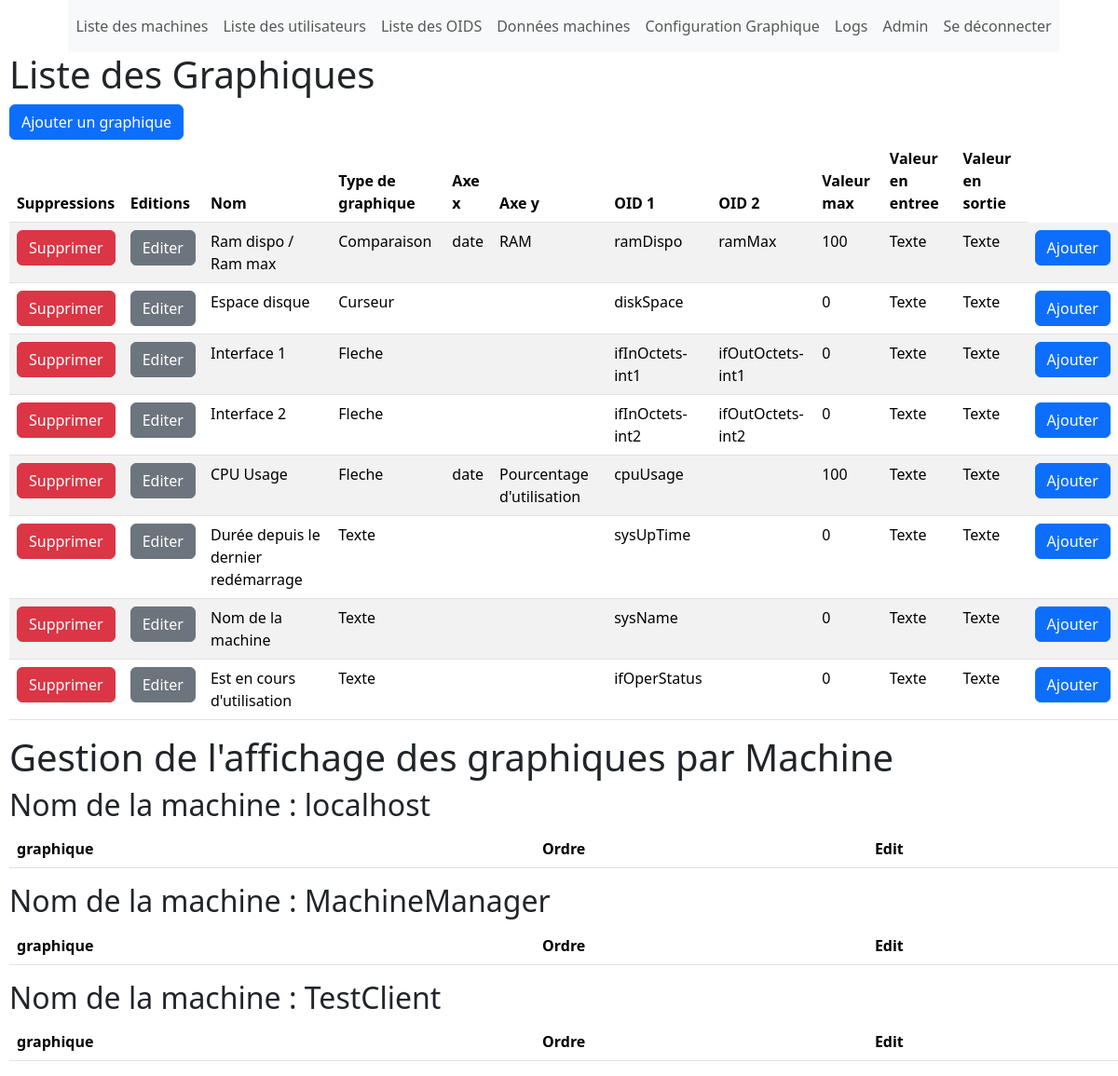
The page /menu_principal/graphiques (signed in) on the database as committed earlier.
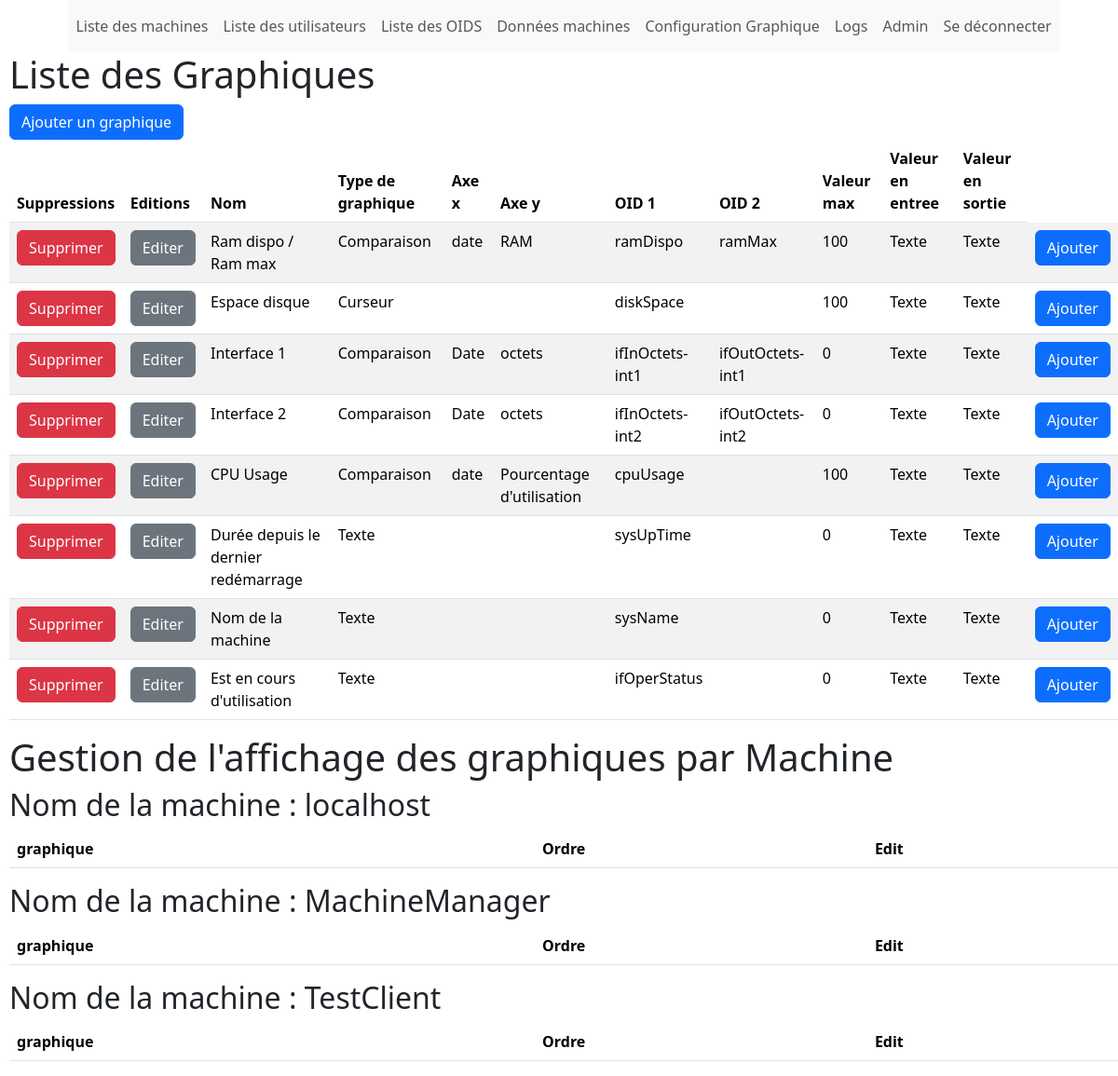
The same page on the database as committed later.
### configuration/models.py (models this page shows, shortened)
class Graphique(models.Model):
    name = models.CharField(max_length=255)
    Graphique_Types = [
        ('Fleche', 'Fleche'),
        ('Curseur', 'Curseur'),
        ('Texte', 'Texte')
    ]
    GraphiqueType = models.CharField(max_length=255,choices=Graphique_Types, default='1')
    axex = models.CharField(max_length=255, blank=True, null=True)
    axey = models.CharField(max_length=255, blank=True, null=True)
    OID1 = models.ForeignKey(OID, on_delete=models.CASCADE, related_name='OID1')
    OID2 = models.ForeignKey(OID, on_delete=models.CASCADE, related_name='OID2', blank=True, null=True)
    valeur_max = models.IntegerField(default=0)
    Donnees_Types = [
        ('Texte', 'Texte'),
        ('Entier', 'Entier'),
        ('Boolean', 'Boolean'),
        ('Heure', 'Heure'),
        ('Minute', 'Minute'),
        ('Seconde', 'Seconde'),
        ('Ratio', 'Ratio'),
        ('Pourcentage', 'Pourcentage')
    ]
    type_de_donnees_entree = models.CharField(max_length=255,choices=Donnees_Types, default='Texte')
    type_de_donnees_sortie = models.CharField(max_length=255,choices=Donnees_Types, default='Texte')

class OID(models.Model):
    name = models.CharField(max_length=255)
    oid = models.CharField(max_length=255)
    Donnee_fixe = models.BooleanField(default=False)

class Machine(models.Model):
    name = models.CharField(max_length=255)
    IPAdresse = models.GenericIPAddressField()
    port = models.IntegerField(default=161)
    SNMP_CHOICES = [
        ('1', 'Version 1'),
        ('2c', 'Version 2c'),
        ('3', 'Version 3')
    ]
    SNMPType = models.CharField(max_length=3, choices=SNMP_CHOICES, default='1')
    Community = models.CharField(max_length=255, default=None)

### configuration/views.py (the view)
# urls.py: path('graphiques', views.liste_graphiques, name='liste_graphiques'),
@login_required
def liste_graphiques(request):
    graphiques = Graphique.objects.all()
    machines = Machine.objects.all()
    dictionary_machines = {}
    for machine in machines :
        dictionary_machines.update({machine: list(Graphique_has_Machine.objects.all().filter(machine=machine).order_by('ordre'))})
    dictionary_graphiques = {}
    for graphique in graphiques :
        dictionary_graphiques.update({graphique: list(Graphique_has_Machine.objects.all().filter(graphique=graphique))})
    return render(request, 'liste_graphiques.html', {'graphiques': graphiques, 'dictionary_machines': dictionary_machines, 'dictionary_graphiques':dictionary_graphiques})

### configuration/templates/liste_graphiques.html (shortened to what this page needs)
{% include 'template.html' %}
<!DOCTYPE html>
<html lang="fr">
<head>
</head>
<body>
    <h1>Liste des Graphiques</h1>
    <a class="btn btn-primary" href="{% url 'add_graphique' %}">Ajouter un graphique</a>
    <table class="table table-striped">
        <thead>
            <tr>
                <th scope="col" >Suppressions</th>
                <th scope="col" >Editions</th>
                <th scope="col" >Nom</th>
                <th scope="col" >Type de graphique</th>
                <th scope="col" >Axe x</th>
                <th scope="col" >Axe y</th>
                <th scope="col" >OID 1</th>
                <th scope="col" >OID 2</th>
                <th scope="col" >Valeur max</th>
                <th scope="col" >Valeur en entree</th>
                <th scope="col" >Valeur en sortie</th>
            </tr>
        </thead>
        <tbody>
            {% for key, values in dictionary_graphiques.items %}
            <tr>
                <td><a class="btn btn-danger" href="{% url 'delete_graphique' key.id %}">Supprimer</a></td>
                <td><a class="btn btn-secondary" href="{% url 'edit_graphique' key.id %}">Editer</a></td>
                <td>{{ key.name }}</td>
                <td>{{ key.get_GraphiqueType_display }}</td>
                <td>{{ key.axex|default_if_none:'' }}</td>
                <td>{{ key.axey|default_if_none:'' }}</td>
                <td>{{ key.OID1.name }}</td>
                <td>{{ key.OID2.name }}</td>
                <td>{{ key.valeur_max }}</td>
                <td>{{ key.type_de_donnees_entree }}</td>
                <td>{{ key.type_de_donnees_sortie }}</td>
                <td>
                    <a class="btn btn-primary" href="{% url 'add_graphique_has_machine' key.id %}">Ajouter</a></br>
                    </td>
            </tr>
            {% endfor %}
        </tbody>
    </table>
     <h1>Gestion de l'affichage des graphiques par Machine</h1>
     {% for key, values in dictionary_machines.items %}
     <h2>Nom de la machine : {{key.name}}</h2>
    <table class="table table-striped">
        <thead>
            <tr>
                <th scope="col" >graphique</th>
                <th scope="col" >Ordre</th>
                <th scope="col" >Edit</th>
            </tr>
        </thead>
      </table>
      {% endfor %}
</body>
</html>

### configuration/templates/template.html (shortened to what this page needs)
<!DOCTYPE html>
<html lang="fr">
<head>
    <link href="https://cdn.jsdelivr.net/npm/bootstrap@5.3.2/dist/css/bootstrap.min.css" rel="stylesheet">
</head>
<div class="container">
    <nav class="navbar navbar-expand-lg navbar-light bg-light">
        <ul class="navbar-nav">
          <li class="nav-item active">
            <a class="nav-link" href="{% url 'liste_machines' %}">Liste des machines </a>
          </li>
          <li class="nav-item">
            <a class="nav-link" href="{% url 'liste_users' %}">Liste des utilisateurs</a>
          </li>
          <li class="nav-item">
            <a class="nav-link" href="{% url 'liste_oids' %}">Liste des OIDS</a>
          </li>
          <li class="nav-item">
            <a class="nav-link" href="{% url 'donnees_machines' %}">Données machines</a>
          </li>
          <li class="nav-item">
            <a class="nav-link" href="{% url 'liste_graphiques' %}">Configuration Graphique</a>
          </li>
          <li class="nav-item">
            <a class="nav-link" href="{% url 'logs' %}">Logs</a>
          </li>
          <li class="nav-item">
            <a class="nav-link" href="{% url 'admin:index' %}">Admin</a>
          </li>
          <li class="nav-item">
            <a class="nav-link" href="{% url 'logout_user' %}">Se déconnecter</a>
          </li>
        </ul>
    </nav>
</div>

### configuration/templates/template.html (style rules this page uses)
.container { display: flex; justify-content: center }
body { margin-left: 10px; }

Rows that differ between the two databases and show on the page:
changed Graphique "Espace disque": valeur_max "0" → "100"
changed Graphique "Interface 1": GraphiqueType "Fleche" → "Comparaison"; axex (not shown) → "Date"; axey (not shown) → "octets"
changed Graphique "Interface 2": GraphiqueType "Fleche" → "Comparaison"; axex (not shown) → "Date"; axey (not shown) → "octets"
changed Graphique "CPU Usage": GraphiqueType "Fleche" → "Comparaison"
